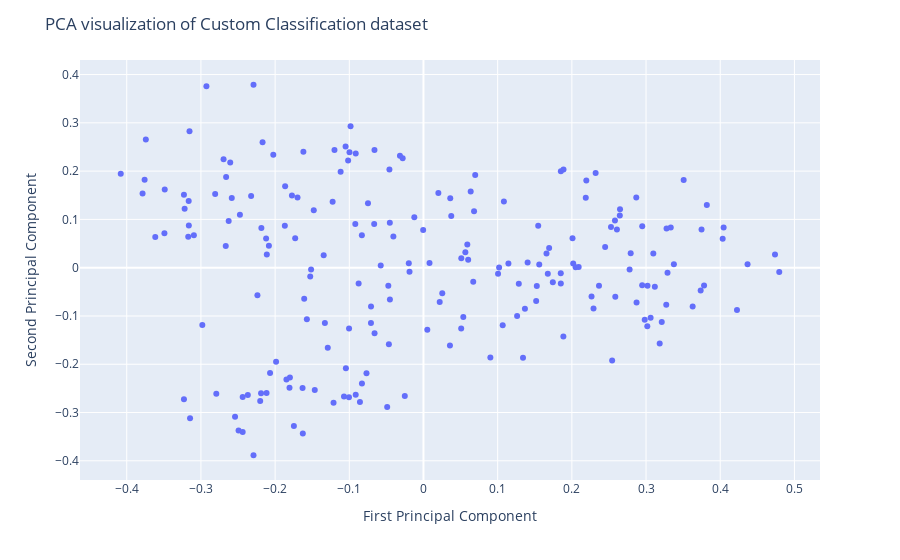

The notebook cell saved with this chart:
### Code cell
# text features PCA

text_features_pca = text_features
pca = PCA(n_components=2)
text_pca = pca.fit_transform(text_features_pca.to('cpu'))

fig = px.scatter(x=text_pca[:, 0], y=text_pca[:, 1], hover_name=[all_labels[d] for d in catalog][0])
fig.update_layout(
    title="PCA visualization of Custom Classification dataset",
    xaxis_title="First Principal Component",
    yaxis_title="Second Principal Component",
)
fig.show()

### Figure 1 — Plotly figure (JSON) as saved in the notebook; plotly's stock layout.template omitted (floating-point values rounded to 4 significant figures; data arrays with more than 128 entries replaced by an {"elided": "..."} marker saying what was removed)
{"data": [{"hovertemplate": "<b>%{hovertext}</b><br><br>x=%{x}<br>y=%{y}<extra></extra>", "hovertext": {"elided": "200 str values"}, "legendgroup": "", "marker": {"color": "#636efa", "symbol": "circle"}, "mode": "markers", "name": "", "orientation": "v", "showlegend": false, "type": "scatter", "x": {"elided": "200 float values"}, "xaxis": "x", "y": {"elided": "200 float values"}, "yaxis": "y"}], "layout": {"legend": {"tracegroupgap": 0}, "margin": {"t": 60}, "title": {"text": "PCA visualization of Custom Classification dataset"}, "xaxis": {"anchor": "y", "domain": [0, 1], "title": {"text": "First Principal Component"}}, "yaxis": {"anchor": "x", "domain": [0, 1], "title": {"text": "Second Principal Component"}}}}
